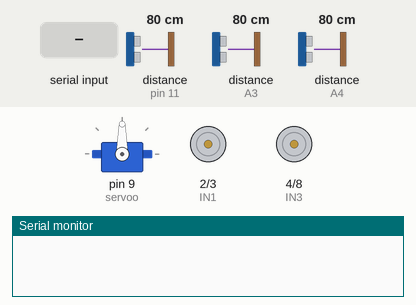
This sketch was run on a simulated Arduino Uno, built with avr-gcc and run on an emulated ATmega328P. Shown: servo, motor-driver pin pairs drawn as motors (green arrow = first pin HIGH = forward, orange = second pin HIGH = backward, longer = more drive), the last lines printed to the serial monitor. Inputs (shaded band) come from the test bench; at power-on: distance to the obstacle (sensors on pin 11, A3, A4) 80 cm. The echo pulse lasts 58.3 µs per cm.

Above: at 1.2 s.
1.3 s: "F" received over Serial
At 1.7 s:
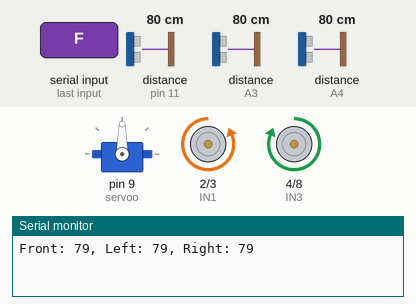
2.8 s: "B" received over Serial
At 4.0 s:
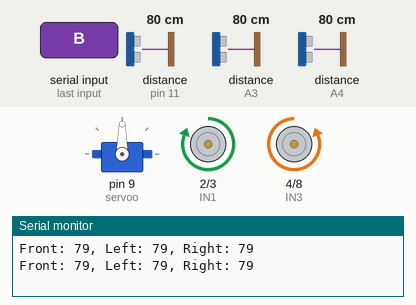
4.3 s: "L" received over Serial
At 5.1 s:
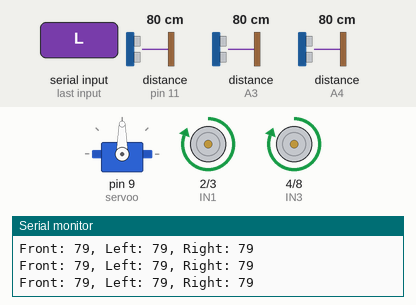
5.8 s: "R" received over Serial
At 6.3 s:
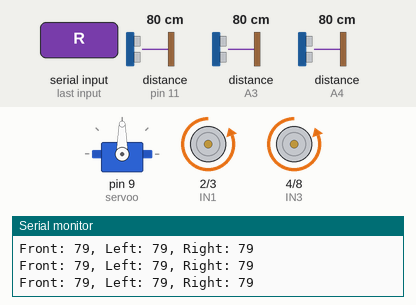
7.3 s: "U" received over Serial
At 8.5 s:
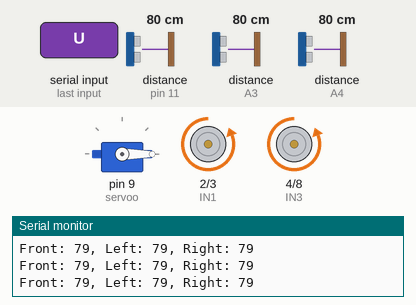
8.8 s: "S" received over Serial
At 9.8 s:
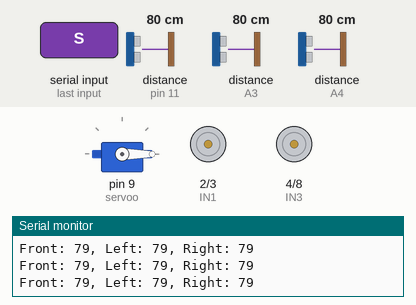
Timing chart, 0 to 11.3 s (numbered marks = the images above; inputs shaded):
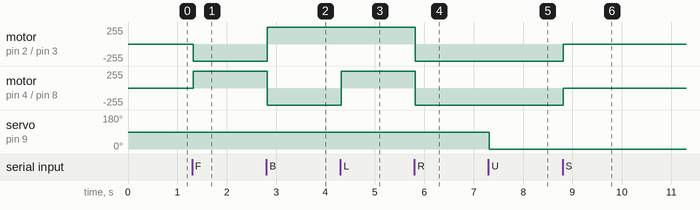

Measured:
- after the input at 1.3 s, motor on pin 2 (IN1) / pin 3 (IN2): stopped → backward 255/255 at once; motor on pin 4 (IN3) / pin 8 (IN4): stopped → forward 255/255 at once
- after the input at 2.8 s, motor on pin 2 (IN1) / pin 3 (IN2): backward 255/255 → forward 255/255 at once; motor on pin 4 (IN3) / pin 8 (IN4): forward 255/255 → backward 255/255 at once
- after the input at 4.3 s, motor on pin 4 (IN3) / pin 8 (IN4): backward 255/255 → forward 255/255 at once
- after the input at 5.8 s, motor on pin 2 (IN1) / pin 3 (IN2), motor on pin 4 (IN3) / pin 8 (IN4): forward 255/255 → backward 255/255 at once
- after the input at 7.3 s, servo on pin 9 (servoo): 90° → 0° at once
- after the input at 8.8 s, motor on pin 2 (IN1) / pin 3 (IN2), motor on pin 4 (IN3) / pin 8 (IN4): backward 255/255 → stopped at once

The sketch:

Code.ino
```cpp
#include <Servo.h>
Servo myservo;
int pos = 90;
#define IN1 2
#define IN2 3
#define IN3 4
#define IN4 8
#define TRIG_FRONT A2
#define ECHO_FRONT A3
#define TRIG_LEFT A5
#define ECHO_LEFT A4
#define TRIG_RIGHT 10
#define ECHO_RIGHT 11
#define servoo 9
char Direction;
void forward();
void Back();
void Left();
void Right();
void stope();
void servoD();
int readSensor(int, int);
void servoposD(int);
void servoposU(int);
int time_delay = 100;
void setup() {
  // put your setup code here, to run once:
  Serial.begin(9600);

  // Initialize motor driver pins as outputs
  pinMode(IN1, OUTPUT);
  pinMode(IN2, OUTPUT);
  pinMode(IN3, OUTPUT);
  pinMode(IN4, OUTPUT);
  stope();

  // UltraSonic Sensors

  pinMode(TRIG_FRONT, OUTPUT);
  pinMode(ECHO_FRONT, INPUT);
  pinMode(TRIG_LEFT, OUTPUT);
  pinMode(ECHO_LEFT, INPUT);
  pinMode(TRIG_RIGHT, OUTPUT);
  pinMode(ECHO_RIGHT, INPUT);
  myservo.attach(servoo);
  myservo.write(pos);
}

 void loop() {
   if(Serial.available()){
          int front_dist = readSensor(TRIG_FRONT, ECHO_FRONT);
          int left_dist = readSensor(TRIG_LEFT, ECHO_LEFT);
          int right_dist = readSensor(TRIG_RIGHT, ECHO_RIGHT);
          Serial.print("Front: ");
          Serial.print(front_dist);
          Serial.print(", Left: ");
          Serial.print(left_dist);
          Serial.print(", Right: ");
          Serial.println(right_dist);
        Direction = Serial.read();
        switch(Direction){
          case 'F':{
            forward();
            break;
          }
          case 'B':{
            Back();
            break;
          }
          case 'L':{
            Left();
            break;
          }
          case 'R':{
            Right();
            break;
          }
          case 'S':{
            stope();
            break;
            }
          case 'U':{
            servoD();
            break;
            }
          case 'D':{
            servoB();
            break;
            }
          case 'A':{
            pos+=10;
            servoposU(pos);
            break;
            }
          case 'M':{
            pos-=10;
            servoposD(pos);
            break;
            }
      }
     }
 }
  void forward(){
    digitalWrite(IN1,LOW);
    digitalWrite(IN2,HIGH);
    digitalWrite(IN3,HIGH);
    digitalWrite(IN4,LOW);
  }
  void Back(){
    digitalWrite(IN1,HIGH);
    digitalWrite(IN2,LOW);
    digitalWrite(IN3,LOW);
    digitalWrite(IN4,HIGH);
  }
  void Right(){
    digitalWrite(IN1,LOW);
    digitalWrite(IN2,HIGH);
    digitalWrite(IN3,LOW);
    digitalWrite(IN4,HIGH);
    }
  void Left(){
    digitalWrite(IN1,HIGH);
    digitalWrite(IN2,LOW);
    digitalWrite(IN3,HIGH);
    digitalWrite(IN4,LOW);
  }
  void stope(){
    digitalWrite(IN1,LOW);
    digitalWrite(IN2,LOW);
    digitalWrite(IN3,LOW);
    digitalWrite(IN4,LOW);
  }
  int readSensor(int trig_pin, int echo_pin) {
  // Send ultrasonic pulse
  digitalWrite(trig_pin, LOW);
  delayMicroseconds(2);
  digitalWrite(trig_pin, HIGH);
  delayMicroseconds(10);
  digitalWrite(trig_pin, LOW);

  long duration = pulseIn(echo_pin, HIGH);

  // Convert duration to distance in cm
  int distance = duration * 0.034 / 2;

  return distance;
  }
  void servoD(){
    myservo.write(0);
  }
  void servoB(){
    myservo.write(90);
  }
  void servoposD(int ps){
    myservo.write(ps);
    }
   void servoposU(int ps){
    myservo.write(ps);
    }
```
